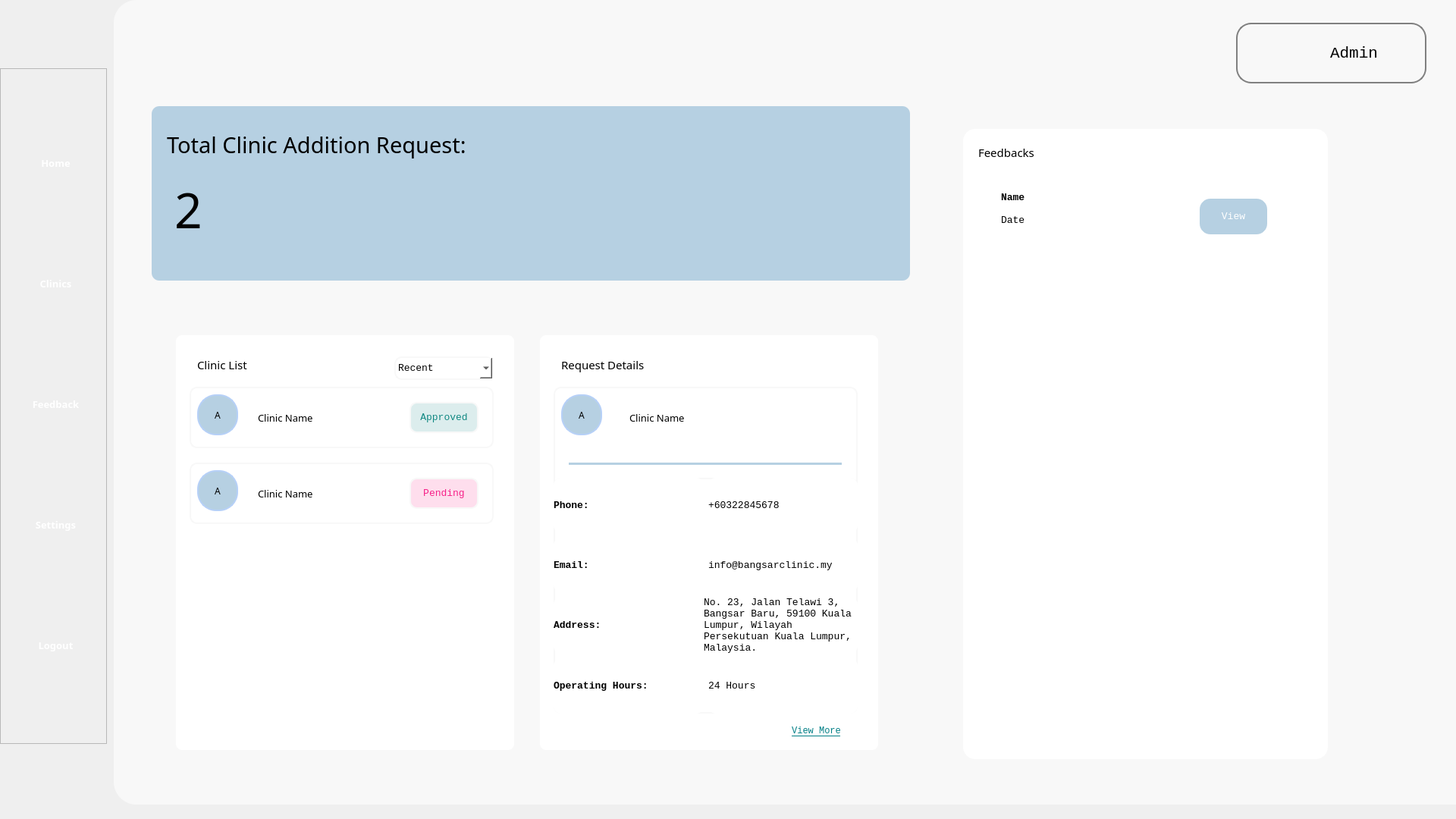
<?xml version="1.0" encoding="UTF-8"?>
<ui version="4.0">
 <class>Form</class>
 <widget class="QWidget" name="Form">
  <property name="geometry">
   <rect>
    <x>0</x>
    <y>0</y>
    <width>1920</width>
    <height>1080</height>
   </rect>
  </property>
  <property name="windowTitle">
   <string>Form</string>
  </property>
  <property name="styleSheet">
   <string notr="true">background-color: &quot;#B6D0E2&quot; </string>
  </property>
  <widget class="QWidget" name="background" native="true">
   <property name="geometry">
    <rect>
     <x>150</x>
     <y>0</y>
     <width>1771</width>
     <height>1061</height>
    </rect>
   </property>
   <property name="styleSheet">
    <string notr="true">background-color: #F8F8F8;
border-bottom-left-radius: 30px;
border-top-left-radius: 30px;
text-align: center;</string>
   </property>
   <widget class="QFrame" name="clinic_req_frame">
    <property name="geometry">
     <rect>
      <x>50</x>
      <y>140</y>
      <width>1000</width>
      <height>230</height>
     </rect>
    </property>
    <property name="styleSheet">
     <string notr="true">border-radius: 10px;
    background-color: #B6D0E2;
    background-image: qlineargradient(
        spread: pad, 
        x1: 0, y1: 0, 
        x2: 0, y2: 1, 
        stop: 0 #B6D0E2, 
        stop: 1 #FFFFFF
    );</string>
    </property>
    <property name="frameShape">
     <enum>QFrame::StyledPanel</enum>
    </property>
    <property name="frameShadow">
     <enum>QFrame::Raised</enum>
    </property>
    <widget class="QLabel" name="num_clinic_req_label">
     <property name="geometry">
      <rect>
       <x>20</x>
       <y>20</y>
       <width>961</width>
       <height>61</height>
      </rect>
     </property>
     <property name="font">
      <font>
       <family>Cascadia Code</family>
       <pointsize>22</pointsize>
      </font>
     </property>
     <property name="text">
      <string>Total Clinic Addition Request:</string>
     </property>
     <property name="wordWrap">
      <bool>true</bool>
     </property>
    </widget>
    <widget class="QLabel" name="clinic_req__label">
     <property name="geometry">
      <rect>
       <x>30</x>
       <y>100</y>
       <width>51</width>
       <height>71</height>
      </rect>
     </property>
     <property name="font">
      <font>
       <family>Cascadia Code</family>
       <pointsize>48</pointsize>
      </font>
     </property>
     <property name="text">
      <string>2</string>
     </property>
    </widget>
   </widget>
   <widget class="QFrame" name="details_frame">
    <property name="geometry">
     <rect>
      <x>50</x>
      <y>410</y>
      <width>1000</width>
      <height>600</height>
     </rect>
    </property>
    <property name="styleSheet">
     <string notr="true">border: 2px solid #F8F8F8;
border-radius: 10px;

</string>
    </property>
    <property name="frameShape">
     <enum>QFrame::StyledPanel</enum>
    </property>
    <property name="frameShadow">
     <enum>QFrame::Raised</enum>
    </property>
    <property name="lineWidth">
     <number>6</number>
    </property>
    <widget class="QFrame" name="upcomin_appt_frame">
     <property name="geometry">
      <rect>
       <x>30</x>
       <y>30</y>
       <width>450</width>
       <height>551</height>
      </rect>
     </property>
     <property name="styleSheet">
      <string notr="true">background-color : #ffffff;</string>
     </property>
     <property name="frameShape">
      <enum>QFrame::StyledPanel</enum>
     </property>
     <property name="frameShadow">
      <enum>QFrame::Raised</enum>
     </property>
     <widget class="QLabel" name="upcoming_label">
      <property name="geometry">
       <rect>
        <x>30</x>
        <y>20</y>
        <width>211</width>
        <height>41</height>
       </rect>
      </property>
      <property name="font">
       <font>
        <family>Cascadia Code</family>
        <pointsize>11</pointsize>
       </font>
      </property>
      <property name="styleSheet">
       <string notr="true">border : none;
</string>
      </property>
      <property name="text">
       <string>Clinic List</string>
      </property>
     </widget>
     <widget class="QFrame" name="clinicReq_frame">
      <property name="geometry">
       <rect>
        <x>20</x>
        <y>70</y>
        <width>401</width>
        <height>81</height>
       </rect>
      </property>
      <property name="frameShape">
       <enum>QFrame::StyledPanel</enum>
      </property>
      <property name="frameShadow">
       <enum>QFrame::Raised</enum>
      </property>
      <widget class="QLabel" name="clinic_name_label">
       <property name="geometry">
        <rect>
         <x>90</x>
         <y>30</y>
         <width>121</width>
         <height>21</height>
        </rect>
       </property>
       <property name="font">
        <font>
         <family>Cascadia Code</family>
         <pointsize>10</pointsize>
        </font>
       </property>
       <property name="styleSheet">
        <string notr="true">border : none;
</string>
       </property>
       <property name="text">
        <string>Clinic Name</string>
       </property>
      </widget>
      <widget class="QLabel" name="clinic_logo_label">
       <property name="geometry">
        <rect>
         <x>10</x>
         <y>10</y>
         <width>54</width>
         <height>54</height>
        </rect>
       </property>
       <property name="font">
        <font>
         <family>Cascadia Code</family>
         <pointsize>9</pointsize>
        </font>
       </property>
       <property name="styleSheet">
        <string notr="true">background-color: #B6D0E2; /* Fill color */
border-radius: 25px; /* Radius to make it round */
border: 2px solid #B6D0F7; /*  Border color and thickness */
min-width: 50px; /* Ensure the QLabel is a circle */
min-height: 50px; /* Ensure the QLabel is a circle */
max-width: 50px; /* Ensure the QLabel is a circle */
max-height: 50px; /* Ensure the QLabel is a circle */</string>
       </property>
       <property name="text">
        <string>A</string>
       </property>
       <property name="alignment">
        <set>Qt::AlignCenter</set>
       </property>
      </widget>
      <widget class="QLabel" name="label">
       <property name="geometry">
        <rect>
         <x>290</x>
         <y>20</y>
         <width>91</width>
         <height>41</height>
        </rect>
       </property>
       <property name="font">
        <font>
         <family>Consolas</family>
         <pointsize>10</pointsize>
        </font>
       </property>
       <property name="styleSheet">
        <string notr="true">background-color: rgba(18, 137, 131, 0.15);
color: #128983; text-align: center;
</string>
       </property>
       <property name="text">
        <string>Approved</string>
       </property>
       <property name="alignment">
        <set>Qt::AlignCenter</set>
       </property>
      </widget>
     </widget>
     <widget class="QFrame" name="clinicReq_frame_2">
      <property name="geometry">
       <rect>
        <x>20</x>
        <y>170</y>
        <width>401</width>
        <height>81</height>
       </rect>
      </property>
      <property name="frameShape">
       <enum>QFrame::StyledPanel</enum>
      </property>
      <property name="frameShadow">
       <enum>QFrame::Raised</enum>
      </property>
      <widget class="QLabel" name="clinic_name_label_2">
       <property name="geometry">
        <rect>
         <x>90</x>
         <y>30</y>
         <width>121</width>
         <height>21</height>
        </rect>
       </property>
       <property name="font">
        <font>
         <family>Cascadia Code</family>
         <pointsize>10</pointsize>
        </font>
       </property>
       <property name="styleSheet">
        <string notr="true">border : none;
</string>
       </property>
       <property name="text">
        <string>Clinic Name</string>
       </property>
      </widget>
      <widget class="QLabel" name="clinic_logo_label_2">
       <property name="geometry">
        <rect>
         <x>10</x>
         <y>10</y>
         <width>54</width>
         <height>54</height>
        </rect>
       </property>
       <property name="font">
        <font>
         <family>Cascadia Code</family>
         <pointsize>9</pointsize>
        </font>
       </property>
       <property name="styleSheet">
        <string notr="true">background-color: #B6D0E2; /* Fill color */
border-radius: 25px; /* Radius to make it round */
border: 2px solid #B6D0F7; /*  Border color and thickness */
min-width: 50px; /* Ensure the QLabel is a circle */
min-height: 50px; /* Ensure the QLabel is a circle */
max-width: 50px; /* Ensure the QLabel is a circle */
max-height: 50px; /* Ensure the QLabel is a circle */</string>
       </property>
       <property name="text">
        <string>A</string>
       </property>
       <property name="alignment">
        <set>Qt::AlignCenter</set>
       </property>
      </widget>
      <widget class="QLabel" name="label_2">
       <property name="geometry">
        <rect>
         <x>290</x>
         <y>20</y>
         <width>91</width>
         <height>41</height>
        </rect>
       </property>
       <property name="font">
        <font>
         <family>Consolas</family>
         <pointsize>10</pointsize>
        </font>
       </property>
       <property name="styleSheet">
        <string notr="true">background-color: rgba(246, 32, 136, 0.15);
color: #F62088; text-align: center;
</string>
       </property>
       <property name="text">
        <string>Pending</string>
       </property>
       <property name="alignment">
        <set>Qt::AlignCenter</set>
       </property>
      </widget>
     </widget>
     <widget class="QComboBox" name="comboBox">
      <property name="geometry">
       <rect>
        <x>290</x>
        <y>30</y>
        <width>131</width>
        <height>31</height>
       </rect>
      </property>
      <property name="font">
       <font>
        <family>Consolas</family>
        <pointsize>10</pointsize>
       </font>
      </property>
      <item>
       <property name="text">
        <string>Recent</string>
       </property>
      </item>
      <item>
       <property name="text">
        <string>Oldest</string>
       </property>
      </item>
     </widget>
    </widget>
    <widget class="QFrame" name="request_detail_outer">
     <property name="geometry">
      <rect>
       <x>510</x>
       <y>30</y>
       <width>450</width>
       <height>551</height>
      </rect>
     </property>
     <property name="styleSheet">
      <string notr="true">background-color : #ffffff;</string>
     </property>
     <property name="frameShape">
      <enum>QFrame::StyledPanel</enum>
     </property>
     <property name="frameShadow">
      <enum>QFrame::Raised</enum>
     </property>
     <widget class="QLabel" name="req_detail_label">
      <property name="geometry">
       <rect>
        <x>30</x>
        <y>20</y>
        <width>381</width>
        <height>41</height>
       </rect>
      </property>
      <property name="font">
       <font>
        <family>Cascadia Code</family>
        <pointsize>11</pointsize>
       </font>
      </property>
      <property name="styleSheet">
       <string notr="true">border : none;
</string>
      </property>
      <property name="text">
       <string>Request Details</string>
      </property>
     </widget>
     <widget class="QFrame" name="clinic_details_inner">
      <property name="geometry">
       <rect>
        <x>20</x>
        <y>70</y>
        <width>401</width>
        <height>431</height>
       </rect>
      </property>
      <property name="frameShape">
       <enum>QFrame::StyledPanel</enum>
      </property>
      <property name="frameShadow">
       <enum>QFrame::Raised</enum>
      </property>
      <widget class="QLabel" name="clinic_name">
       <property name="geometry">
        <rect>
         <x>100</x>
         <y>30</y>
         <width>121</width>
         <height>21</height>
        </rect>
       </property>
       <property name="font">
        <font>
         <family>Cascadia Code</family>
         <pointsize>10</pointsize>
        </font>
       </property>
       <property name="styleSheet">
        <string notr="true">border : none;
</string>
       </property>
       <property name="text">
        <string>Clinic Name</string>
       </property>
      </widget>
      <widget class="QLabel" name="clinic_logo">
       <property name="geometry">
        <rect>
         <x>10</x>
         <y>10</y>
         <width>54</width>
         <height>54</height>
        </rect>
       </property>
       <property name="font">
        <font>
         <family>Cascadia Code</family>
         <pointsize>9</pointsize>
        </font>
       </property>
       <property name="styleSheet">
        <string notr="true">background-color: #B6D0E2; /* Fill color */
border-radius: 25px; /* Radius to make it round */
border: 2px solid #B6D0F7; /*  Border color and thickness */
min-width: 50px; /* Ensure the QLabel is a circle */
min-height: 50px; /* Ensure the QLabel is a circle */
max-width: 50px; /* Ensure the QLabel is a circle */
max-height: 50px; /* Ensure the QLabel is a circle */</string>
       </property>
       <property name="text">
        <string>A</string>
       </property>
       <property name="alignment">
        <set>Qt::AlignCenter</set>
       </property>
      </widget>
      <widget class="QFrame" name="line">
       <property name="geometry">
        <rect>
         <x>20</x>
         <y>100</y>
         <width>360</width>
         <height>3</height>
        </rect>
       </property>
       <property name="minimumSize">
        <size>
         <width>357</width>
         <height>3</height>
        </size>
       </property>
       <property name="maximumSize">
        <size>
         <width>16777215</width>
         <height>3</height>
        </size>
       </property>
       <property name="styleSheet">
        <string notr="true">background-color: #B6D0E2; border: none;</string>
       </property>
       <property name="frameShape">
        <enum>QFrame::StyledPanel</enum>
       </property>
       <property name="frameShadow">
        <enum>QFrame::Raised</enum>
       </property>
      </widget>
      <widget class="QWidget" name="layoutWidget">
       <property name="geometry">
        <rect>
         <x>0</x>
         <y>120</y>
         <width>401</width>
         <height>311</height>
        </rect>
       </property>
       <layout class="QVBoxLayout" name="layout">
        <item>
         <layout class="QHBoxLayout" name="phone_layout">
          <item>
           <widget class="QLabel" name="phone_label">
            <property name="font">
             <font>
              <family>Consolas</family>
              <pointsize>10</pointsize>
              <weight>75</weight>
              <bold>true</bold>
             </font>
            </property>
            <property name="styleSheet">
             <string notr="true">border: none;</string>
            </property>
            <property name="lineWidth">
             <number>0</number>
            </property>
            <property name="text">
             <string>Phone: </string>
            </property>
           </widget>
          </item>
          <item>
           <widget class="QLabel" name="phone_display">
            <property name="font">
             <font>
              <family>Consolas</family>
              <pointsize>10</pointsize>
              <weight>50</weight>
              <bold>false</bold>
             </font>
            </property>
            <property name="styleSheet">
             <string notr="true">border: none;</string>
            </property>
            <property name="text">
             <string>+60322845678</string>
            </property>
           </widget>
          </item>
         </layout>
        </item>
        <item>
         <layout class="QHBoxLayout" name="email_layout">
          <item>
           <widget class="QLabel" name="email_label">
            <property name="font">
             <font>
              <family>Consolas</family>
              <pointsize>10</pointsize>
              <weight>75</weight>
              <bold>true</bold>
             </font>
            </property>
            <property name="styleSheet">
             <string notr="true">border: none;</string>
            </property>
            <property name="text">
             <string>Email:</string>
            </property>
           </widget>
          </item>
          <item>
           <widget class="QLabel" name="email_display">
            <property name="font">
             <font>
              <family>Consolas</family>
              <pointsize>10</pointsize>
              <weight>50</weight>
              <bold>false</bold>
             </font>
            </property>
            <property name="styleSheet">
             <string notr="true">border: none;</string>
            </property>
            <property name="text">
             <string>info@bangsarclinic.my</string>
            </property>
           </widget>
          </item>
         </layout>
        </item>
        <item>
         <layout class="QHBoxLayout" name="add_layout">
          <property name="spacing">
           <number>135</number>
          </property>
          <item>
           <widget class="QLabel" name="add_label">
            <property name="font">
             <font>
              <family>Consolas</family>
              <pointsize>10</pointsize>
              <weight>75</weight>
              <bold>true</bold>
             </font>
            </property>
            <property name="styleSheet">
             <string notr="true">border: none;</string>
            </property>
            <property name="text">
             <string>Address:</string>
            </property>
           </widget>
          </item>
          <item>
           <widget class="QLabel" name="add_display">
            <property name="font">
             <font>
              <family>Consolas</family>
              <pointsize>10</pointsize>
              <weight>50</weight>
              <bold>false</bold>
             </font>
            </property>
            <property name="styleSheet">
             <string notr="true">border: none;</string>
            </property>
            <property name="text">
             <string>No. 23, Jalan Telawi 3, Bangsar Baru, 59100 Kuala Lumpur, Wilayah Persekutuan Kuala Lumpur, Malaysia.</string>
            </property>
            <property name="scaledContents">
             <bool>false</bool>
            </property>
            <property name="wordWrap">
             <bool>true</bool>
            </property>
           </widget>
          </item>
         </layout>
        </item>
        <item>
         <layout class="QHBoxLayout" name="opening_hr_layout">
          <property name="sizeConstraint">
           <enum>QLayout::SetFixedSize</enum>
          </property>
          <item>
           <widget class="QLabel" name="opening_hr_text">
            <property name="font">
             <font>
              <family>Consolas</family>
              <pointsize>10</pointsize>
              <weight>75</weight>
              <bold>true</bold>
             </font>
            </property>
            <property name="styleSheet">
             <string notr="true">border: none;</string>
            </property>
            <property name="text">
             <string>Operating Hours:</string>
            </property>
            <property name="wordWrap">
             <bool>true</bool>
            </property>
           </widget>
          </item>
          <item>
           <widget class="QLabel" name="hour_display">
            <property name="font">
             <font>
              <family>Consolas</family>
              <pointsize>10</pointsize>
              <weight>50</weight>
              <bold>false</bold>
             </font>
            </property>
            <property name="styleSheet">
             <string notr="true">border: none;</string>
            </property>
            <property name="text">
             <string>24 Hours</string>
            </property>
            <property name="scaledContents">
             <bool>false</bool>
            </property>
            <property name="wordWrap">
             <bool>true</bool>
            </property>
           </widget>
          </item>
         </layout>
        </item>
       </layout>
      </widget>
     </widget>
     <widget class="QPushButton" name="view_detail_btn">
      <property name="geometry">
       <rect>
        <x>320</x>
        <y>510</y>
        <width>93</width>
        <height>28</height>
       </rect>
      </property>
      <property name="font">
       <font>
        <family>Consolas</family>
        <pointsize>9</pointsize>
        <underline>true</underline>
       </font>
      </property>
      <property name="styleSheet">
       <string notr="true">color: #007E85; border: none;</string>
      </property>
      <property name="text">
       <string>View More</string>
      </property>
     </widget>
    </widget>
   </widget>
   <widget class="QFrame" name="feedback_frame">
    <property name="geometry">
     <rect>
      <x>1120</x>
      <y>170</y>
      <width>481</width>
      <height>831</height>
     </rect>
    </property>
    <property name="styleSheet">
     <string notr="true">border: 2px solid #FFFFFF;
border-radius: 16px;
background-color: white</string>
    </property>
    <property name="frameShape">
     <enum>QFrame::StyledPanel</enum>
    </property>
    <property name="frameShadow">
     <enum>QFrame::Raised</enum>
    </property>
    <widget class="QLabel" name="feedback_label">
     <property name="geometry">
      <rect>
       <x>20</x>
       <y>10</y>
       <width>441</width>
       <height>41</height>
      </rect>
     </property>
     <property name="font">
      <font>
       <family>Cascadia Code</family>
       <pointsize>11</pointsize>
      </font>
     </property>
     <property name="styleSheet">
      <string notr="true">border : none;
</string>
     </property>
     <property name="text">
      <string>Feedbacks</string>
     </property>
    </widget>
    <widget class="QFrame" name="feedback_detail_frame">
     <property name="geometry">
      <rect>
       <x>20</x>
       <y>70</y>
       <width>401</width>
       <height>81</height>
      </rect>
     </property>
     <property name="frameShape">
      <enum>QFrame::StyledPanel</enum>
     </property>
     <property name="frameShadow">
      <enum>QFrame::Raised</enum>
     </property>
     <widget class="QLabel" name="name_display">
      <property name="geometry">
       <rect>
        <x>30</x>
        <y>10</y>
        <width>121</width>
        <height>21</height>
       </rect>
      </property>
      <property name="font">
       <font>
        <family>Consolas</family>
        <pointsize>10</pointsize>
        <weight>75</weight>
        <bold>true</bold>
       </font>
      </property>
      <property name="styleSheet">
       <string notr="true">border : none;
</string>
      </property>
      <property name="text">
       <string>Name</string>
      </property>
     </widget>
     <widget class="QLabel" name="date_feedback_display">
      <property name="geometry">
       <rect>
        <x>30</x>
        <y>40</y>
        <width>121</width>
        <height>21</height>
       </rect>
      </property>
      <property name="font">
       <font>
        <family>Consolas</family>
        <pointsize>10</pointsize>
       </font>
      </property>
      <property name="styleSheet">
       <string notr="true">border : none;
</string>
      </property>
      <property name="text">
       <string>Date</string>
      </property>
     </widget>
     <widget class="QPushButton" name="view_feedback_btn">
      <property name="geometry">
       <rect>
        <x>290</x>
        <y>20</y>
        <width>93</width>
        <height>51</height>
       </rect>
      </property>
      <property name="font">
       <font>
        <family>Consolas</family>
        <pointsize>10</pointsize>
       </font>
      </property>
      <property name="styleSheet">
       <string notr="true">background-color: #B6D0E2;
color: white; text-align: center;</string>
      </property>
      <property name="text">
       <string>View</string>
      </property>
     </widget>
    </widget>
   </widget>
   <widget class="QPushButton" name="noti_icon">
    <property name="geometry">
     <rect>
      <x>1380</x>
      <y>30</y>
      <width>70</width>
      <height>81</height>
     </rect>
    </property>
    <property name="text">
     <string/>
    </property>
    <property name="icon">
     <iconset>
      <normaloff>../Images/icon/notification.png</normaloff>../Images/icon/notification.png</iconset>
    </property>
    <property name="iconSize">
     <size>
      <width>40</width>
      <height>40</height>
     </size>
    </property>
   </widget>
   <widget class="QFrame" name="user_frame">
    <property name="geometry">
     <rect>
      <x>1480</x>
      <y>30</y>
      <width>251</width>
      <height>80</height>
     </rect>
    </property>
    <property name="styleSheet">
     <string notr="true">border-radius: 20px; border: 2px solid #808080</string>
    </property>
    <property name="frameShape">
     <enum>QFrame::StyledPanel</enum>
    </property>
    <property name="frameShadow">
     <enum>QFrame::Raised</enum>
    </property>
    <widget class="QLabel" name="profile_icon">
     <property name="geometry">
      <rect>
       <x>10</x>
       <y>10</y>
       <width>60</width>
       <height>60</height>
      </rect>
     </property>
     <property name="styleSheet">
      <string notr="true">border: none</string>
     </property>
     <property name="text">
      <string/>
     </property>
     <property name="pixmap">
      <pixmap>../Images/icon/profile_icon.png</pixmap>
     </property>
     <property name="scaledContents">
      <bool>true</bool>
     </property>
    </widget>
    <widget class="QPushButton" name="profile_btn">
     <property name="geometry">
      <rect>
       <x>120</x>
       <y>25</y>
       <width>71</width>
       <height>31</height>
      </rect>
     </property>
     <property name="font">
      <font>
       <family>Consolas</family>
       <pointsize>16</pointsize>
      </font>
     </property>
     <property name="styleSheet">
      <string notr="true">border: none</string>
     </property>
     <property name="text">
      <string>Admin</string>
     </property>
    </widget>
   </widget>
  </widget>
  <widget class="QFrame" name="frame">
   <property name="geometry">
    <rect>
     <x>0</x>
     <y>90</y>
     <width>141</width>
     <height>891</height>
    </rect>
   </property>
   <property name="frameShape">
    <enum>QFrame::StyledPanel</enum>
   </property>
   <property name="frameShadow">
    <enum>QFrame::Raised</enum>
   </property>
   <widget class="QWidget" name="layoutWidget">
    <property name="geometry">
     <rect>
      <x>31</x>
      <y>20</y>
      <width>87</width>
      <height>851</height>
     </rect>
    </property>
    <layout class="QVBoxLayout" name="verticalLayout">
     <item>
      <widget class="QToolButton" name="home_navigation">
       <property name="enabled">
        <bool>true</bool>
       </property>
       <property name="sizePolicy">
        <sizepolicy hsizetype="Fixed" vsizetype="Fixed">
         <horstretch>0</horstretch>
         <verstretch>0</verstretch>
        </sizepolicy>
       </property>
       <property name="minimumSize">
        <size>
         <width>85</width>
         <height>96</height>
        </size>
       </property>
       <property name="maximumSize">
        <size>
         <width>85</width>
         <height>96</height>
        </size>
       </property>
       <property name="font">
        <font>
         <family>Source Sans Pro Semibold</family>
         <pointsize>10</pointsize>
         <weight>75</weight>
         <bold>true</bold>
        </font>
       </property>
       <property name="styleSheet">
        <string notr="true">border: none; 
color: white;</string>
       </property>
       <property name="text">
        <string>   Home   </string>
       </property>
       <property name="icon">
        <iconset>
         <normaloff>../Images/nav_images/home_page_icon.png</normaloff>../Images/nav_images/home_page_icon.png</iconset>
       </property>
       <property name="iconSize">
        <size>
         <width>70</width>
         <height>70</height>
        </size>
       </property>
       <property name="toolButtonStyle">
        <enum>Qt::ToolButtonTextUnderIcon</enum>
       </property>
      </widget>
     </item>
     <item>
      <widget class="QToolButton" name="clinic_navigation">
       <property name="enabled">
        <bool>true</bool>
       </property>
       <property name="sizePolicy">
        <sizepolicy hsizetype="Fixed" vsizetype="Fixed">
         <horstretch>0</horstretch>
         <verstretch>0</verstretch>
        </sizepolicy>
       </property>
       <property name="minimumSize">
        <size>
         <width>85</width>
         <height>96</height>
        </size>
       </property>
       <property name="maximumSize">
        <size>
         <width>85</width>
         <height>96</height>
        </size>
       </property>
       <property name="font">
        <font>
         <family>Source Sans Pro Semibold</family>
         <pointsize>10</pointsize>
         <weight>75</weight>
         <bold>true</bold>
        </font>
       </property>
       <property name="styleSheet">
        <string notr="true">border: none; 
color: white;</string>
       </property>
       <property name="text">
        <string>Clinics</string>
       </property>
       <property name="icon">
        <iconset>
         <normaloff>../Images/nav_images/services_icon.png</normaloff>../Images/nav_images/services_icon.png</iconset>
       </property>
       <property name="iconSize">
        <size>
         <width>70</width>
         <height>70</height>
        </size>
       </property>
       <property name="toolButtonStyle">
        <enum>Qt::ToolButtonTextUnderIcon</enum>
       </property>
      </widget>
     </item>
     <item>
      <widget class="QToolButton" name="feedback_navigation">
       <property name="enabled">
        <bool>true</bool>
       </property>
       <property name="sizePolicy">
        <sizepolicy hsizetype="Fixed" vsizetype="Fixed">
         <horstretch>0</horstretch>
         <verstretch>0</verstretch>
        </sizepolicy>
       </property>
       <property name="minimumSize">
        <size>
         <width>85</width>
         <height>96</height>
        </size>
       </property>
       <property name="maximumSize">
        <size>
         <width>85</width>
         <height>96</height>
        </size>
       </property>
       <property name="font">
        <font>
         <family>Source Sans Pro Semibold</family>
         <pointsize>10</pointsize>
         <weight>75</weight>
         <bold>true</bold>
        </font>
       </property>
       <property name="styleSheet">
        <string notr="true">border: none; 
color: white;</string>
       </property>
       <property name="text">
        <string>Feedback</string>
       </property>
       <property name="icon">
        <iconset>
         <normaloff>../Images/nav_images/feedback_icon.png</normaloff>../Images/nav_images/feedback_icon.png</iconset>
       </property>
       <property name="iconSize">
        <size>
         <width>70</width>
         <height>70</height>
        </size>
       </property>
       <property name="toolButtonStyle">
        <enum>Qt::ToolButtonTextUnderIcon</enum>
       </property>
      </widget>
     </item>
     <item>
      <widget class="QToolButton" name="settings_navigation">
       <property name="enabled">
        <bool>true</bool>
       </property>
       <property name="sizePolicy">
        <sizepolicy hsizetype="Fixed" vsizetype="Fixed">
         <horstretch>0</horstretch>
         <verstretch>0</verstretch>
        </sizepolicy>
       </property>
       <property name="minimumSize">
        <size>
         <width>85</width>
         <height>96</height>
        </size>
       </property>
       <property name="maximumSize">
        <size>
         <width>85</width>
         <height>96</height>
        </size>
       </property>
       <property name="font">
        <font>
         <family>Source Sans Pro Semibold</family>
         <pointsize>10</pointsize>
         <weight>75</weight>
         <bold>true</bold>
        </font>
       </property>
       <property name="styleSheet">
        <string notr="true">border: none; 
color: white;</string>
       </property>
       <property name="text">
        <string>Settings</string>
       </property>
       <property name="icon">
        <iconset>
         <normaloff>../Images/nav_images/settings_page_icon.png</normaloff>../Images/nav_images/settings_page_icon.png</iconset>
       </property>
       <property name="iconSize">
        <size>
         <width>70</width>
         <height>70</height>
        </size>
       </property>
       <property name="toolButtonStyle">
        <enum>Qt::ToolButtonTextUnderIcon</enum>
       </property>
      </widget>
     </item>
     <item>
      <widget class="QToolButton" name="logout_navigation">
       <property name="enabled">
        <bool>true</bool>
       </property>
       <property name="sizePolicy">
        <sizepolicy hsizetype="Fixed" vsizetype="Fixed">
         <horstretch>0</horstretch>
         <verstretch>0</verstretch>
        </sizepolicy>
       </property>
       <property name="minimumSize">
        <size>
         <width>85</width>
         <height>96</height>
        </size>
       </property>
       <property name="maximumSize">
        <size>
         <width>85</width>
         <height>96</height>
        </size>
       </property>
       <property name="font">
        <font>
         <family>Source Sans Pro Semibold</family>
         <pointsize>10</pointsize>
         <weight>75</weight>
         <bold>true</bold>
        </font>
       </property>
       <property name="styleSheet">
        <string notr="true">border: none; 
color: white;</string>
       </property>
       <property name="text">
        <string>Logout</string>
       </property>
       <property name="icon">
        <iconset>
         <normaloff>../Images/nav_images/logout_icon.png</normaloff>../Images/nav_images/logout_icon.png</iconset>
       </property>
       <property name="iconSize">
        <size>
         <width>70</width>
         <height>70</height>
        </size>
       </property>
       <property name="toolButtonStyle">
        <enum>Qt::ToolButtonTextUnderIcon</enum>
       </property>
      </widget>
     </item>
    </layout>
   </widget>
  </widget>
 </widget>
 <resources/>
 <connections/>
</ui>
